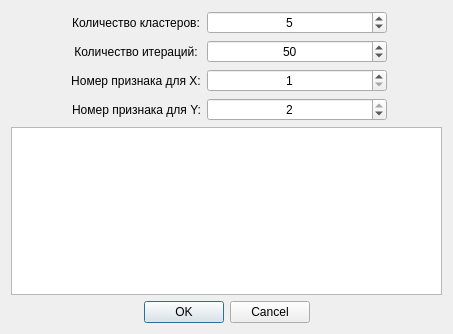
<?xml version="1.0" encoding="UTF-8"?><ui version="4.0"><class>RunDialog</class><widget class="QDialog" name="RunDialog"><property name="windowModality"><enum>Qt::ApplicationModal</enum></property><property name="geometry"><rect><x>0</x><y>0</y><width>453</width><height>334</height></rect></property><property name="windowTitle"><string>Внутренние данные</string></property><layout class="QVBoxLayout" name="verticalLayout_2"><item><layout class="QFormLayout" name="formLayout"><property name="fieldGrowthPolicy"><enum>QFormLayout::AllNonFixedFieldsGrow</enum></property><property name="rowWrapPolicy"><enum>QFormLayout::DontWrapRows</enum></property><property name="labelAlignment"><set>Qt::AlignCenter</set></property><property name="formAlignment"><set>Qt::AlignCenter</set></property><item row="0" column="0"><widget class="QLabel" name="labelClusters"><property name="text"><string>Количество кластеров:</string></property><property name="alignment"><set>Qt::AlignCenter</set></property></widget></item><item row="0" column="1"><widget class="QSpinBox" name="spinClusters"><property name="maximumSize"><size><width>180</width><height>16777215</height></size></property><property name="alignment"><set>Qt::AlignCenter</set></property><property name="correctionMode"><enum>QAbstractSpinBox::CorrectToNearestValue</enum></property><property name="minimum"><number>1</number></property><property name="maximum"><number>1000</number></property><property name="value"><number>5</number></property></widget></item><item row="1" column="0"><widget class="QLabel" name="labelIterations"><property name="text"><string>Количество итераций:</string></property><property name="alignment"><set>Qt::AlignCenter</set></property></widget></item><item row="1" column="1"><widget class="QSpinBox" name="spinIterations"><property name="maximumSize"><size><width>180</width><height>16777215</height></size></property><property name="alignment"><set>Qt::AlignCenter</set></property><property name="buttonSymbols"><enum>QAbstractSpinBox::UpDownArrows</enum></property><property name="correctionMode"><enum>QAbstractSpinBox::CorrectToNearestValue</enum></property><property name="minimum"><number>1</number></property><property name="maximum"><number>10000000</number></property><property name="value"><number>50</number></property></widget></item><item row="2" column="0"><widget class="QLabel" name="labelX"><property name="text"><string>Номер признака для X:</string></property><property name="alignment"><set>Qt::AlignCenter</set></property></widget></item><item row="3" column="0"><widget class="QLabel" name="labelY"><property name="text"><string>Номер признака для Y:</string></property><property name="alignment"><set>Qt::AlignCenter</set></property></widget></item><item row="2" column="1"><widget class="QSpinBox" name="spinX"><property name="maximumSize"><size><width>180</width><height>16777215</height></size></property><property name="alignment"><set>Qt::AlignCenter</set></property><property name="correctionMode"><enum>QAbstractSpinBox::CorrectToNearestValue</enum></property><property name="minimum"><number>1</number></property><property name="maximum"><number>2</number></property></widget></item><item row="3" column="1"><widget class="QSpinBox" name="spinY"><property name="maximumSize"><size><width>180</width><height>16777215</height></size></property><property name="alignment"><set>Qt::AlignCenter</set></property><property name="correctionMode"><enum>QAbstractSpinBox::CorrectToNearestValue</enum></property><property name="minimum"><number>1</number></property><property name="maximum"><number>2</number></property><property name="value"><number>2</number></property></widget></item></layout></item><item><widget class="QListWidget" name="dataView"><property name="editTriggers"><set>QAbstractItemView::NoEditTriggers</set></property></widget></item><item><widget class="QDialogButtonBox" name="buttonBox"><property name="orientation"><enum>Qt::Horizontal</enum></property><property name="standardButtons"><set>QDialogButtonBox::Cancel|QDialogButtonBox::Ok</set></property><property name="centerButtons"><bool>true</bool></property></widget></item></layout></widget><resources/><connections><connection><sender>buttonBox</sender><signal>accepted()</signal><receiver>RunDialog</receiver><slot>accept()</slot><hints><hint type="sourcelabel"><x>248</x><y>254</y></hint><hint type="destinationlabel"><x>157</x><y>274</y></hint></hints></connection><connection><sender>buttonBox</sender><signal>rejected()</signal><receiver>RunDialog</receiver><slot>reject()</slot><hints><hint type="sourcelabel"><x>316</x><y>260</y></hint><hint type="destinationlabel"><x>286</x><y>274</y></hint></hints></connection></connections></ui>
